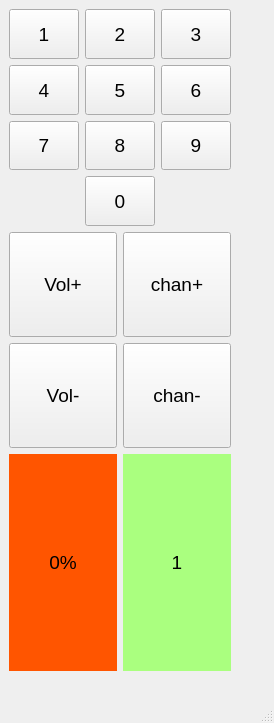
<?xml version="1.0" encoding="UTF-8"?>
<ui version="4.0">
 <class>MainWindow</class>
 <widget class="QMainWindow" name="MainWindow">
  <property name="geometry">
   <rect>
    <x>0</x>
    <y>0</y>
    <width>274</width>
    <height>723</height>
   </rect>
  </property>
  <property name="font">
   <font>
    <pointsize>9</pointsize>
   </font>
  </property>
  <property name="windowTitle">
   <string>MainWindow</string>
  </property>
  <widget class="QWidget" name="centralwidget">
   <property name="minimumSize">
    <size>
     <width>240</width>
     <height>680</height>
    </size>
   </property>
   <property name="maximumSize">
    <size>
     <width>240</width>
     <height>680</height>
    </size>
   </property>
   <layout class="QVBoxLayout" name="verticalLayout_4">
    <item>
     <layout class="QVBoxLayout" name="verticalLayout_3">
      <item>
       <layout class="QGridLayout" name="gridLayout" columnstretch="0,0,0">
        <property name="leftMargin">
         <number>0</number>
        </property>
        <property name="topMargin">
         <number>0</number>
        </property>
        <property name="rightMargin">
         <number>0</number>
        </property>
        <property name="bottomMargin">
         <number>0</number>
        </property>
        <property name="spacing">
         <number>6</number>
        </property>
        <item row="0" column="1">
         <widget class="QPushButton" name="button2">
          <property name="sizePolicy">
           <sizepolicy hsizetype="Minimum" vsizetype="Expanding">
            <horstretch>0</horstretch>
            <verstretch>0</verstretch>
           </sizepolicy>
          </property>
          <property name="font">
           <font>
            <pointsize>14</pointsize>
           </font>
          </property>
          <property name="text">
           <string>2</string>
          </property>
         </widget>
        </item>
        <item row="1" column="2">
         <widget class="QPushButton" name="button6">
          <property name="sizePolicy">
           <sizepolicy hsizetype="Minimum" vsizetype="Expanding">
            <horstretch>0</horstretch>
            <verstretch>0</verstretch>
           </sizepolicy>
          </property>
          <property name="font">
           <font>
            <pointsize>14</pointsize>
           </font>
          </property>
          <property name="text">
           <string>6</string>
          </property>
         </widget>
        </item>
        <item row="2" column="0">
         <widget class="QPushButton" name="button7">
          <property name="sizePolicy">
           <sizepolicy hsizetype="Minimum" vsizetype="Expanding">
            <horstretch>0</horstretch>
            <verstretch>0</verstretch>
           </sizepolicy>
          </property>
          <property name="font">
           <font>
            <pointsize>14</pointsize>
           </font>
          </property>
          <property name="text">
           <string>7</string>
          </property>
         </widget>
        </item>
        <item row="1" column="0">
         <widget class="QPushButton" name="button4">
          <property name="sizePolicy">
           <sizepolicy hsizetype="Minimum" vsizetype="Expanding">
            <horstretch>0</horstretch>
            <verstretch>0</verstretch>
           </sizepolicy>
          </property>
          <property name="font">
           <font>
            <pointsize>14</pointsize>
           </font>
          </property>
          <property name="text">
           <string>4</string>
          </property>
         </widget>
        </item>
        <item row="2" column="2">
         <widget class="QPushButton" name="button9">
          <property name="sizePolicy">
           <sizepolicy hsizetype="Minimum" vsizetype="Expanding">
            <horstretch>0</horstretch>
            <verstretch>0</verstretch>
           </sizepolicy>
          </property>
          <property name="font">
           <font>
            <pointsize>14</pointsize>
           </font>
          </property>
          <property name="text">
           <string>9</string>
          </property>
         </widget>
        </item>
        <item row="2" column="1">
         <widget class="QPushButton" name="button8">
          <property name="sizePolicy">
           <sizepolicy hsizetype="Minimum" vsizetype="Expanding">
            <horstretch>0</horstretch>
            <verstretch>0</verstretch>
           </sizepolicy>
          </property>
          <property name="font">
           <font>
            <pointsize>14</pointsize>
           </font>
          </property>
          <property name="text">
           <string>8</string>
          </property>
         </widget>
        </item>
        <item row="0" column="0">
         <widget class="QPushButton" name="button1">
          <property name="sizePolicy">
           <sizepolicy hsizetype="Minimum" vsizetype="Expanding">
            <horstretch>0</horstretch>
            <verstretch>0</verstretch>
           </sizepolicy>
          </property>
          <property name="font">
           <font>
            <pointsize>14</pointsize>
           </font>
          </property>
          <property name="text">
           <string>1</string>
          </property>
         </widget>
        </item>
        <item row="1" column="1">
         <widget class="QPushButton" name="button5">
          <property name="sizePolicy">
           <sizepolicy hsizetype="Minimum" vsizetype="Expanding">
            <horstretch>0</horstretch>
            <verstretch>0</verstretch>
           </sizepolicy>
          </property>
          <property name="font">
           <font>
            <pointsize>14</pointsize>
           </font>
          </property>
          <property name="text">
           <string>5</string>
          </property>
         </widget>
        </item>
        <item row="0" column="2">
         <widget class="QPushButton" name="button3">
          <property name="sizePolicy">
           <sizepolicy hsizetype="Minimum" vsizetype="Expanding">
            <horstretch>0</horstretch>
            <verstretch>0</verstretch>
           </sizepolicy>
          </property>
          <property name="font">
           <font>
            <pointsize>14</pointsize>
           </font>
          </property>
          <property name="text">
           <string>3</string>
          </property>
         </widget>
        </item>
        <item row="3" column="1">
         <widget class="QPushButton" name="button0">
          <property name="sizePolicy">
           <sizepolicy hsizetype="Minimum" vsizetype="Expanding">
            <horstretch>0</horstretch>
            <verstretch>0</verstretch>
           </sizepolicy>
          </property>
          <property name="font">
           <font>
            <pointsize>14</pointsize>
           </font>
          </property>
          <property name="text">
           <string>0</string>
          </property>
         </widget>
        </item>
       </layout>
      </item>
      <item>
       <layout class="QHBoxLayout" name="horizontalLayout">
        <item>
         <layout class="QVBoxLayout" name="verticalLayout_2">
          <item>
           <widget class="QPushButton" name="buttonVolUp">
            <property name="sizePolicy">
             <sizepolicy hsizetype="Minimum" vsizetype="Expanding">
              <horstretch>0</horstretch>
              <verstretch>0</verstretch>
             </sizepolicy>
            </property>
            <property name="font">
             <font>
              <pointsize>14</pointsize>
             </font>
            </property>
            <property name="text">
             <string>Vol+</string>
            </property>
           </widget>
          </item>
          <item>
           <widget class="QPushButton" name="buttonVolDown">
            <property name="sizePolicy">
             <sizepolicy hsizetype="Minimum" vsizetype="Expanding">
              <horstretch>0</horstretch>
              <verstretch>0</verstretch>
             </sizepolicy>
            </property>
            <property name="font">
             <font>
              <pointsize>14</pointsize>
             </font>
            </property>
            <property name="text">
             <string>Vol-</string>
            </property>
           </widget>
          </item>
         </layout>
        </item>
        <item>
         <layout class="QVBoxLayout" name="verticalLayout">
          <item>
           <widget class="QPushButton" name="buttonChanUp">
            <property name="sizePolicy">
             <sizepolicy hsizetype="Minimum" vsizetype="Expanding">
              <horstretch>0</horstretch>
              <verstretch>0</verstretch>
             </sizepolicy>
            </property>
            <property name="font">
             <font>
              <pointsize>14</pointsize>
             </font>
            </property>
            <property name="text">
             <string>chan+</string>
            </property>
           </widget>
          </item>
          <item>
           <widget class="QPushButton" name="buttonChenDown">
            <property name="sizePolicy">
             <sizepolicy hsizetype="Minimum" vsizetype="Expanding">
              <horstretch>0</horstretch>
              <verstretch>0</verstretch>
             </sizepolicy>
            </property>
            <property name="font">
             <font>
              <pointsize>14</pointsize>
             </font>
            </property>
            <property name="text">
             <string>chan-</string>
            </property>
           </widget>
          </item>
         </layout>
        </item>
       </layout>
      </item>
      <item>
       <layout class="QHBoxLayout" name="horizontalLayout_2">
        <item>
         <widget class="QLabel" name="labelVol">
          <property name="sizePolicy">
           <sizepolicy hsizetype="Preferred" vsizetype="Expanding">
            <horstretch>0</horstretch>
            <verstretch>0</verstretch>
           </sizepolicy>
          </property>
          <property name="font">
           <font>
            <pointsize>14</pointsize>
           </font>
          </property>
          <property name="styleSheet">
           <string notr="true">background-color:rgb(255, 85, 0);
color:rgb(0, 0, 0)</string>
          </property>
          <property name="text">
           <string>0%</string>
          </property>
          <property name="alignment">
           <set>Qt::AlignmentFlag::AlignCenter</set>
          </property>
         </widget>
        </item>
        <item>
         <widget class="QLabel" name="labelChan">
          <property name="sizePolicy">
           <sizepolicy hsizetype="Preferred" vsizetype="Expanding">
            <horstretch>0</horstretch>
            <verstretch>0</verstretch>
           </sizepolicy>
          </property>
          <property name="font">
           <font>
            <pointsize>14</pointsize>
           </font>
          </property>
          <property name="styleSheet">
           <string notr="true">background-color:rgb(170, 255, 127);
color:rgb(0, 0, 0)</string>
          </property>
          <property name="text">
           <string>1</string>
          </property>
          <property name="alignment">
           <set>Qt::AlignmentFlag::AlignCenter</set>
          </property>
         </widget>
        </item>
       </layout>
      </item>
     </layout>
    </item>
   </layout>
  </widget>
  <widget class="QMenuBar" name="menubar">
   <property name="geometry">
    <rect>
     <x>0</x>
     <y>0</y>
     <width>274</width>
     <height>21</height>
    </rect>
   </property>
  </widget>
  <widget class="QStatusBar" name="statusbar"/>
 </widget>
 <resources/>
 <connections>
  <connection>
   <sender>button1</sender>
   <signal>clicked()</signal>
   <receiver>MainWindow</receiver>
   <slot>add1()</slot>
   <hints>
    <hint type="sourcelabel">
     <x>42</x>
     <y>51</y>
    </hint>
    <hint type="destinationlabel">
     <x>17</x>
     <y>223</y>
    </hint>
   </hints>
  </connection>
  <connection>
   <sender>button2</sender>
   <signal>clicked()</signal>
   <receiver>MainWindow</receiver>
   <slot>add2()</slot>
   <hints>
    <hint type="sourcelabel">
     <x>119</x>
     <y>58</y>
    </hint>
    <hint type="destinationlabel">
     <x>252</x>
     <y>39</y>
    </hint>
   </hints>
  </connection>
  <connection>
   <sender>button3</sender>
   <signal>clicked()</signal>
   <receiver>MainWindow</receiver>
   <slot>add3()</slot>
   <hints>
    <hint type="sourcelabel">
     <x>191</x>
     <y>64</y>
    </hint>
    <hint type="destinationlabel">
     <x>253</x>
     <y>84</y>
    </hint>
   </hints>
  </connection>
  <connection>
   <sender>button6</sender>
   <signal>clicked()</signal>
   <receiver>MainWindow</receiver>
   <slot>add6()</slot>
   <hints>
    <hint type="sourcelabel">
     <x>199</x>
     <y>111</y>
    </hint>
    <hint type="destinationlabel">
     <x>260</x>
     <y>132</y>
    </hint>
   </hints>
  </connection>
  <connection>
   <sender>button9</sender>
   <signal>clicked()</signal>
   <receiver>MainWindow</receiver>
   <slot>add9()</slot>
   <hints>
    <hint type="sourcelabel">
     <x>196</x>
     <y>167</y>
    </hint>
    <hint type="destinationlabel">
     <x>255</x>
     <y>173</y>
    </hint>
   </hints>
  </connection>
  <connection>
   <sender>button0</sender>
   <signal>clicked()</signal>
   <receiver>MainWindow</receiver>
   <slot>add0()</slot>
   <hints>
    <hint type="sourcelabel">
     <x>139</x>
     <y>224</y>
    </hint>
    <hint type="destinationlabel">
     <x>250</x>
     <y>219</y>
    </hint>
   </hints>
  </connection>
  <connection>
   <sender>button8</sender>
   <signal>clicked()</signal>
   <receiver>MainWindow</receiver>
   <slot>add8()</slot>
   <hints>
    <hint type="sourcelabel">
     <x>134</x>
     <y>176</y>
    </hint>
    <hint type="destinationlabel">
     <x>215</x>
     <y>208</y>
    </hint>
   </hints>
  </connection>
  <connection>
   <sender>button7</sender>
   <signal>clicked()</signal>
   <receiver>MainWindow</receiver>
   <slot>add7()</slot>
   <hints>
    <hint type="sourcelabel">
     <x>63</x>
     <y>164</y>
    </hint>
    <hint type="destinationlabel">
     <x>59</x>
     <y>215</y>
    </hint>
   </hints>
  </connection>
  <connection>
   <sender>button5</sender>
   <signal>clicked()</signal>
   <receiver>MainWindow</receiver>
   <slot>add5()</slot>
   <hints>
    <hint type="sourcelabel">
     <x>134</x>
     <y>116</y>
    </hint>
    <hint type="destinationlabel">
     <x>185</x>
     <y>226</y>
    </hint>
   </hints>
  </connection>
  <connection>
   <sender>button4</sender>
   <signal>clicked()</signal>
   <receiver>MainWindow</receiver>
   <slot>add4()</slot>
   <hints>
    <hint type="sourcelabel">
     <x>52</x>
     <y>120</y>
    </hint>
    <hint type="destinationlabel">
     <x>229</x>
     <y>244</y>
    </hint>
   </hints>
  </connection>
 </connections>
 <slots>
  <slot>add0()</slot>
  <slot>add1()</slot>
  <slot>add2()</slot>
  <slot>add3()</slot>
  <slot>add4()</slot>
  <slot>add5()</slot>
  <slot>add6()</slot>
  <slot>add7()</slot>
  <slot>add8()</slot>
  <slot>add9()</slot>
 </slots>
</ui>
